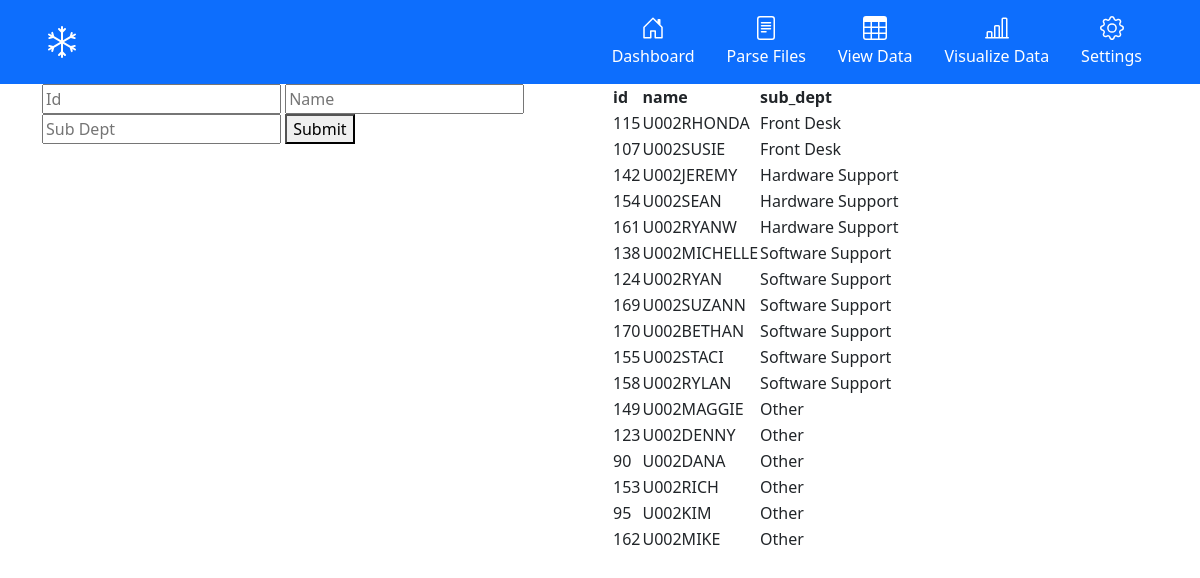
The page /employees on the database its author committed.
### tables this page shows
CREATE TABLE employees(
                                    id TEXT PRIMARY KEY, 
                                    name TEXT, 
                                    sub_dept TEXT);

### src/main.py (the view, shortened to what this page needs)
@app.route('/employees',  methods=["GET", "POST"])
def employees():
    emp_db = Employee()
    if request.method == "GET":
        return render_template('employees.html', employees=emp_db.read())

### src/models/employee.py (called while the page is built)
    def create_table(self):
        self.cursor.execute('''
                            CREATE TABLE IF NOT EXISTS employees(
                                    id TEXT PRIMARY KEY,
                                    name TEXT,
                                    sub_dept TEXT)
                            ''')

    def read(self):
        self.cursor.execute('''
                            SELECT * FROM employees
                            ''')
        return self.cursor.fetchall()

### src/templates/employees.html (shortened to what this page needs)
{% extends "base.html" %}
{% block content %}
<div class="container">
    <div class="row">
        <div class="col">
            <form method="post">
                <input type="text" name="id" placeholder="Id">
                <input type="text" name="name" placeholder="Name">
                <input type="text" name="sub_dept" placeholder="Sub Dept">
                <button type="submit">Submit</button>
            </form>
        </div>
        <div class="col">
            <table>
                <thead>
                    <tr>
                        <th>id</th>
                        <th>name</th>
                        <th>sub_dept</th>
                    </tr>
                </thead>
                <tbody>
                    {% for employee in employees %}
                    <tr>
                        <td>{{ employee[0] }}</td>
                        <td>{{ employee[1] }}</td>
                        <td>{{ employee[2] }}</td>
                    </tr>
                    {% endfor %}
                </tbody>
            </table>
        </div>
    </div>
</div>
{% endblock %}

### src/templates/base.html (shortened to what this page needs)
<!DOCTYPE html>
<html lang="en">
<head>
    <link href="https://cdn.jsdelivr.net/npm/bootstrap@5.1.3/dist/css/bootstrap.min.css" rel="stylesheet"
>
    <link rel="stylesheet" href="https://cdnjs.cloudflare.com/ajax/libs/animate.css/4.1.1/animate.min.css" />
    <link rel="stylesheet" href="https://cdn.datatables.net/1.11.5/css/dataTables.bootstrap5.min.css">
    <link rel="stylesheet" type="text/css" href="{{ url_for('static',filename='css/styles.css') }}">
</head>
<body>
    <div class="px-3 py-2 bg-primary text-white">
        <div class="container">
            <div class="d-flex flex-wrap align-items-center justify-content-center justify-content-lg-start">
                <a href="/" class="d-flex align-items-center my-2 my-lg-0 me-lg-auto text-white text-decoration-none">
                    <svg class="bi me-2" width="40" height="32" role="img" aria-label="Snowball">
                        <use xlink:href="#snowball"></use>
                    </svg>
                </a>
                <ul class="nav col-12 col-lg-auto my-2 justify-content-center my-md-0 text-small">
                    <li>
                        <a href="/employees" class="nav-link text-white">
                            <svg class="bi d-block mx-auto mb-1" width="24" height="24">
                                <use xlink:href="#home"></use>
                            </svg>
                            Dashboard
                        </a>
                    </li>
                    <li>
                        <a href="/parse" class="nav-link text-white">
                            <svg class="bi d-block mx-auto mb-1" width="24" height="24">
                                <use xlink:href="#file-text"></use>
                            </svg>
                            Parse Files
                        </a>
                    </li>
                    <li>
                        <a href="/sheets" class="nav-link text-white">
                            <svg class="bi d-block mx-auto mb-1" width="24" height="24">
                                <use xlink:href="#table"></use>
                            </svg>
                            View Data
                        </a>
                    </li>
                    <li>
                        <a href="#" class="nav-link text-white">
                            <svg class="bi d-block mx-auto mb-1" width="24" height="24">
                                <use xlink:href="#chart"></use>
                            </svg>
                            Visualize Data
                        </a>
                    </li>
                    <li>
                        <a href="#" class="nav-link text-white">
                            <svg class="bi d-block mx-auto mb-1" width="24" height="24">
                                <use xlink:href="#setting"></use>
                            </svg>
                            Settings
                        </a>
                    </li>
                </ul>
            </div>
        </div>
    </div>
    {% block content %}
    {% endblock %}
</body>
</html>

### src/static/css/styles.css (style rules this page uses)
.bi { vertical-align: -0.125em; pointer-events: none; fill: currentColor; }

### rows shown on the page
employees: id "115", name "U002RHONDA", sub_dept "Front Desk"
employees: id "107", name "U002SUSIE", sub_dept "Front Desk"
employees: id "142", name "U002JEREMY", sub_dept "Hardware Support"
employees: id "154", name "U002SEAN", sub_dept "Hardware Support"
employees: id "161", name "U002RYANW", sub_dept "Hardware Support"
employees: id "138", name "U002MICHELLE", sub_dept "Software Support"
employees: id "124", name "U002RYAN", sub_dept "Software Support"
employees: id "169", name "U002SUZANN", sub_dept "Software Support"
employees: id "170", name "U002BETHAN", sub_dept "Software Support"
employees: id "155", name "U002STACI", sub_dept "Software Support"
employees: id "158", name "U002RYLAN", sub_dept "Software Support"
employees: id "149", name "U002MAGGIE", sub_dept "Other"
employees: id "123", name "U002DENNY", sub_dept "Other"
employees: id "90", name "U002DANA", sub_dept "Other"
employees: id "153", name "U002RICH", sub_dept "Other"
employees: id "95", name "U002KIM", sub_dept "Other"
employees: id "162", name "U002MIKE", sub_dept "Other"
